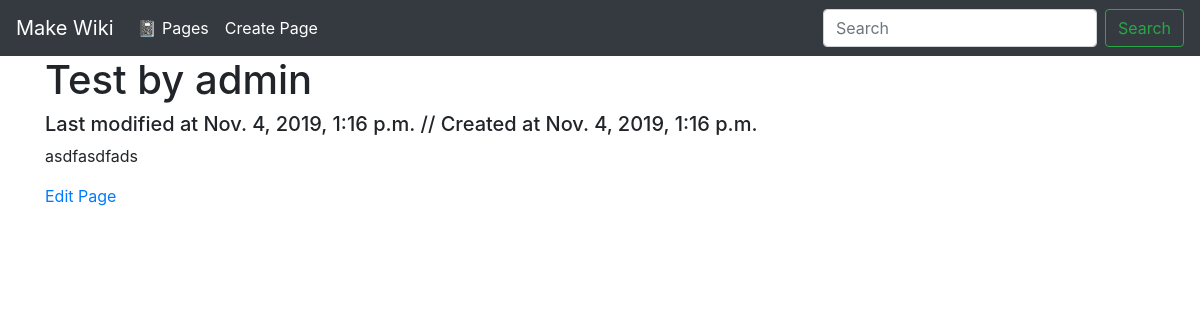
Page /wiki/test on the committed database.
### wiki/models.py (models this page shows, shortened)
class Page(models.Model):
    title = models.CharField(
        max_length=settings.WIKI_PAGE_TITLE_MAX_LENGTH, unique=True, help_text="Title of your page.")
    author = models.ForeignKey(
        User, on_delete=models.PROTECT, help_text="The user that posted this article.")
    slug = models.CharField(max_length=settings.WIKI_PAGE_TITLE_MAX_LENGTH, blank=True, unique=True,
                            help_text="Unique URL path to access this page. Generated by the system.")
    content = models.TextField(
        help_text="Write the content of your page here.")
    created = models.DateTimeField(
        auto_now_add=True, help_text="The date and time this page was created. Automatically generated when the model saves.")
    modified = models.DateTimeField(
        auto_now=True, help_text="The date and time this page was updated. Automatically generated when the model updates.")

### wiki/views.py (the view)
# urls.py: path('<slug>', views.PageDetailView.as_view(), name='wiki-details-page'),
class PageDetailView(DetailView):
    model = Page
    template_name = 'page_detail.html'
    def get_object(self):
        slug = self.kwargs.get("slug")
        return get_object_or_404(Page, slug=slug)

### wiki/templates/page_detail.html
{% extends 'base.html' %}
{% block content %}
<h1>{{ object.title }} by {{ object.author }}</h1>
<h5>Last modified at {{ object.modified }} // Created at {{ object.created }}</h5>
<p>{{ object.content }}</p>
<a href="/wiki/{{ object.slug }}/edit">Edit Page</a>
{% endblock %}

### rows in the picture
Page: title "Test", author "admin", modified "Nov. 4, 2019, 1:16 p.m.", created "Nov. 4, 2019, 1:16 p.m.", content "asdfasdfads"
